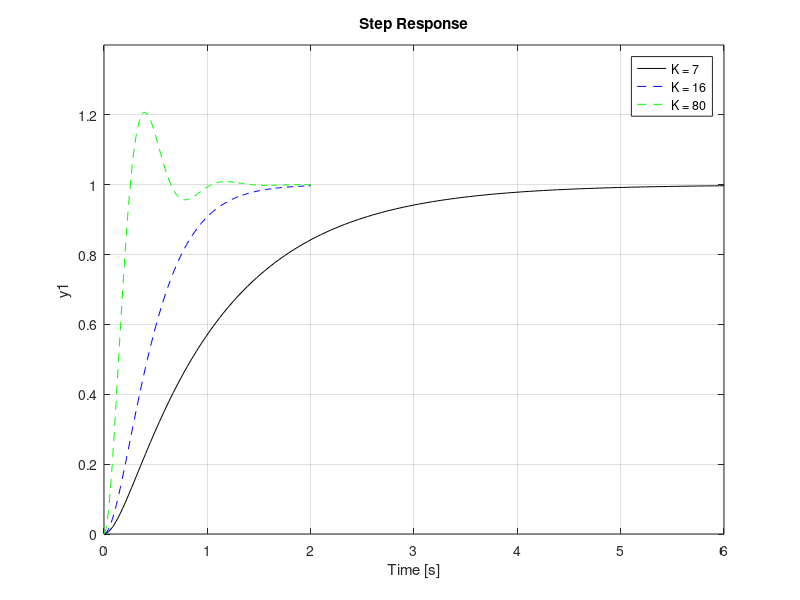
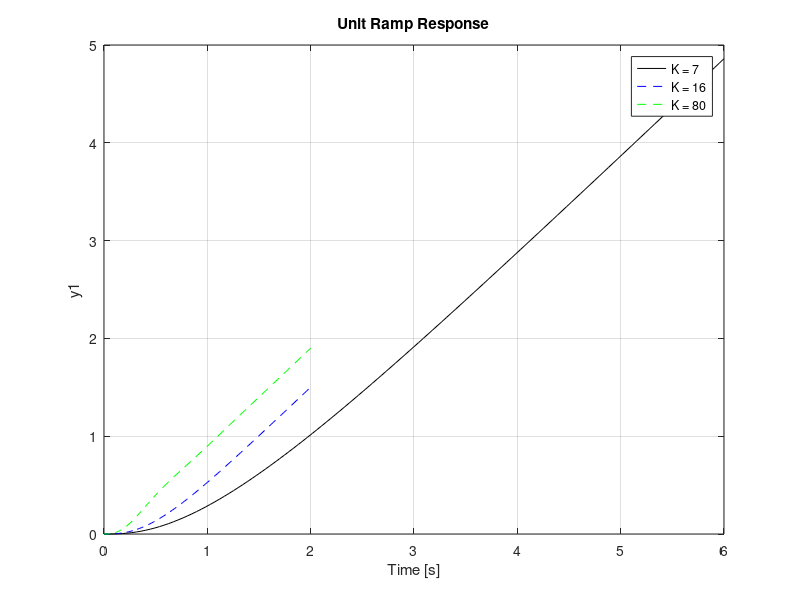
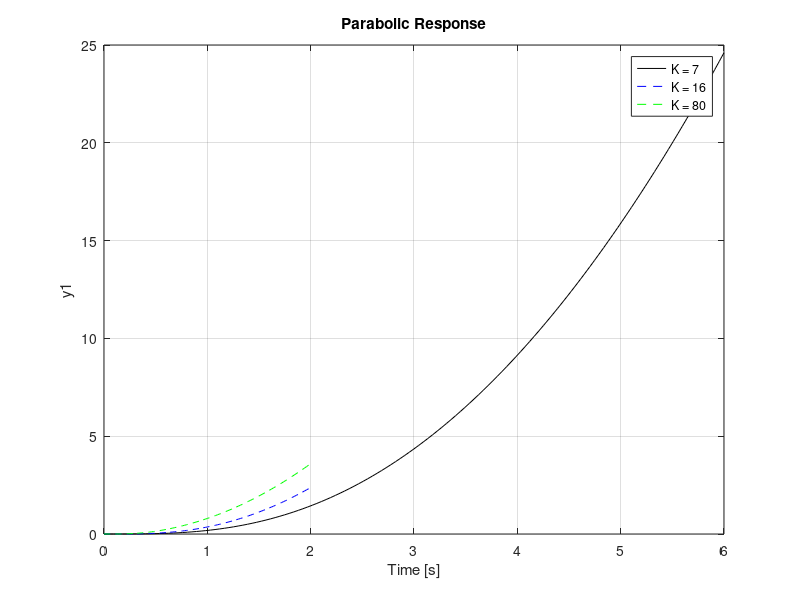

MATLAB code to generate these figures, in order: (Note: this script raises an error after producing the figures.)
clear all
close all
clc

%% Unit Response
figure(1)
num = 1;
den = [1 8 0];
G = tf(num,den); % Transfer function of motor, G

for K = [7 16 80]
    
    T = feedback(G*K,1); % Total Transfer Function, T
    hold on
    if K == 7
        step(T,'k')
    elseif K == 16
        step(T,'--b')
    else
        step(T,'--g')
    end
end

hold off
legend('K = 7','K = 16','K = 80');
axis([0 6 0 1.4]);
grid on

%% Ramp Response
   
num = 1;
den = [1 0];
rampmod = tf(num,den);

figure(2)
for K = [7 16 80]
    T = feedback(G*K,1); % Total Transfer Function, T
    T2 = series(T,rampmod); % Modified transfer function for ramp
    hold on
    if K == 7
        step(T2,'k')
    elseif K == 16
        step(T2,'--b')
    else
        step(T2,'--g')
    end 
end

hold off
title('Unit Ramp Response');
legend('K = 7','K = 16','K = 80');
axis([0 6 0 5]);
grid on

%% Parabolic Response
num = 2;
den = [1 0 0];
paramod = tf(num,den);

figure(3)
for K = [7 16 80]
    T = feedback(G*K,1); % Total Transfer Function, T
    T3 = series(T,paramod); % Modified transfer function for parabolic
    hold on
    if K == 7
        step(T3,'k')
    elseif K == 16
        step(T3,'--b')
    else
        step(T3,'--g')
    end 
end

hold off
title('Parabolic Response');
legend('K = 7','K = 16','K = 80');
axis([0 6 0 25]);
grid on

%% System Outputs
syms s t
for K = [7 16 80]
    Gs = 1/(s*(s+8));
    Ts = (K*Gs)/(1+(K*Gs));
    
    stepinput_s = laplace(heaviside(t));
    stepoutput_t = ilaplace(Ts*stepinput_s)
    
    rampinput_s = laplace(t*heaviside(t));
    rampoutput_t = ilaplace(Ts*rampinput_s)
    
    parainput_s = laplace((t^2)*heaviside(t));
    paraoutput_s = ilaplace(Ts*parainput_s)
end
